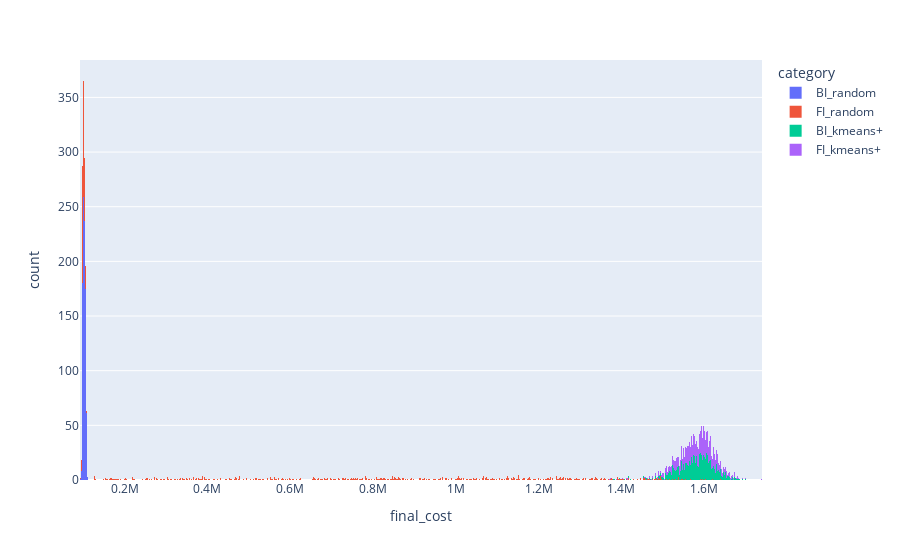

The code cell stored with this chart in its notebook:
### Code cell
df["category"] = df["IMPR_CLASS"].astype(str)+"_"+df["INIT_CHOICE"].astype(str)
for num_clust in df["NUM_CLUST"].unique():
    df_tmp = df.query(f"NUM_CLUST == {num_clust}")
    for attr in ["init_cost","num_iter","num_iter_glob","duration","final_cost"]:
        fig = px.histogram(df_tmp,x=attr,color="category",nbins=1000)    
        fig.write_image(str(dataset_path.parent.parent / f'./images/dataset_stats_{attr}_{num_clust}_clust.jpg'))
fig.show()

### Figure 1 — Plotly figure (JSON) as saved in the notebook; plotly's stock layout.template omitted (floating-point values rounded to 4 significant figures; data arrays with more than 128 entries replaced by an {"elided": "..."} marker saying what was removed)
{"data": [{"alignmentgroup": "True", "bingroup": "x", "hovertemplate": "category=BI_random<br>final_cost=%{x}<br>count=%{y}<extra></extra>", "legendgroup": "BI_random", "marker": {"color": "#636efa", "pattern": {"shape": ""}}, "name": "BI_random", "nbinsx": 1000, "offsetgroup": "BI_random", "orientation": "v", "showlegend": true, "type": "histogram", "x": {"elided": "998 float values"}, "xaxis": "x", "yaxis": "y"}, {"alignmentgroup": "True", "bingroup": "x", "hovertemplate": "category=FI_random<br>final_cost=%{x}<br>count=%{y}<extra></extra>", "legendgroup": "FI_random", "marker": {"color": "#EF553B", "pattern": {"shape": ""}}, "name": "FI_random", "nbinsx": 1000, "offsetgroup": "FI_random", "orientation": "v", "showlegend": true, "type": "histogram", "x": {"elided": "998 float values"}, "xaxis": "x", "yaxis": "y"}, {"alignmentgroup": "True", "bingroup": "x", "hovertemplate": "category=BI_kmeans+<br>final_cost=%{x}<br>count=%{y}<extra></extra>", "legendgroup": "BI_kmeans+", "marker": {"color": "#00cc96", "pattern": {"shape": ""}}, "name": "BI_kmeans+", "nbinsx": 1000, "offsetgroup": "BI_kmeans+", "orientation": "v", "showlegend": true, "type": "histogram", "x": {"elided": "1002 float values"}, "xaxis": "x", "yaxis": "y"}, {"alignmentgroup": "True", "bingroup": "x", "hovertemplate": "category=FI_kmeans+<br>final_cost=%{x}<br>count=%{y}<extra></extra>", "legendgroup": "FI_kmeans+", "marker": {"color": "#ab63fa", "pattern": {"shape": ""}}, "name": "FI_kmeans+", "nbinsx": 1000, "offsetgroup": "FI_kmeans+", "orientation": "v", "showlegend": true, "type": "histogram", "x": {"elided": "1002 float values"}, "xaxis": "x", "yaxis": "y"}], "layout": {"barmode": "relative", "legend": {"title": {"text": "category"}, "tracegroupgap": 0}, "margin": {"t": 60}, "xaxis": {"anchor": "y", "domain": [0, 1], "title": {"text": "final_cost"}}, "yaxis": {"anchor": "x", "domain": [0, 1], "title": {"text": "count"}}}}
